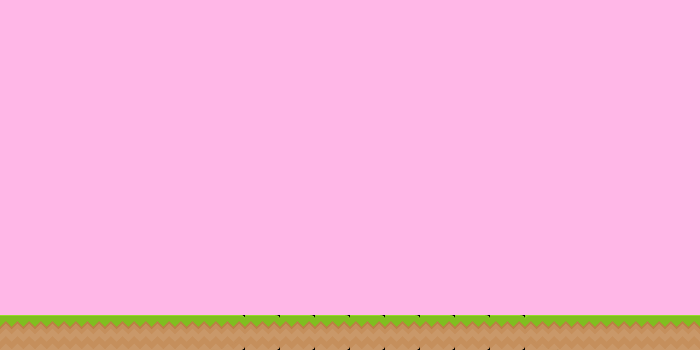

This is a level from a 2D game, rendered from its Tiled map with the project's own tilesets. A one-line summary and the map file follow, with tile-layer data summarised:
An orthogonal 20x10 tile map with 35x35 px tiles, 2 tile layers (background, collision) and 2 objects (player, goal).

<map version="1.0" orientation="orthogonal" renderorder="right-down" width="20" height="10" tilewidth="35" tileheight="35" nextobjectid="6">
 <tileset firstgid="1" name="tiles_spritesheet" tilewidth="35" tileheight="35" spacing="1" tilecount="156" columns="12">
  <image source="../images/tiles_spritesheet.png" width="457" height="468" />
 </tileset>
 <layer name="background" width="20" height="10">
  <data>[200 cells, 193 non-empty, 2 distinct tile ids]</data>
 </layer>
 <layer name="collision" width="20" height="10">
  <properties>
   <property name="collision" value="true" />
  </properties>
  <data>[200 cells, 24 non-empty, 4 distinct tile ids]</data>
 </layer>
 <objectgroup name="objects">
  <object id="1" name="player" type="player" gid="147" x="37" y="314" width="35" height="35">
   <properties>
    <property name="bouncing" value="20" />
    <property name="group" value="players" />
    <property name="jumping_speed" value="500" />
    <property name="texture" value="player_spritesheet" />
    <property name="walking_speed" value="200" />
   </properties>
  </object>
  <object id="4" name="goal" type="goal" gid="148" x="594" y="315" width="35" height="35">
   <properties>
    <property name="group" value="goals" />
    <property name="next_level" value="assets/levels/level1.json" />
    <property name="texture" value="goal_image" />
   </properties>
  </object>
 </objectgroup>
</map>
